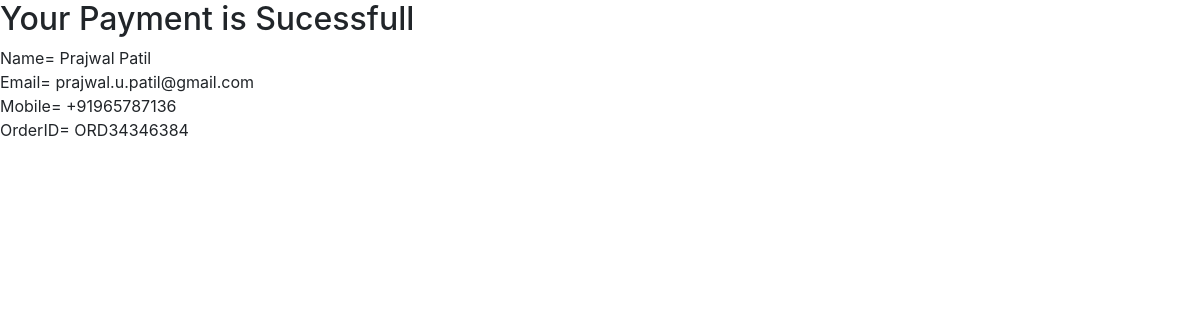
The app's page /reciept.php?id=ORD34346384 with its own data.
### tables this page shows
CREATE TABLE `bookingtable` (
  `bookingID` int(11) NOT NULL,
  `movieID` int(11) DEFAULT NULL,
  `bookingTheatre` varchar(100) NOT NULL,
  `bookingType` varchar(100) DEFAULT NULL,
  `bookingDate` varchar(50) NOT NULL,
  `bookingTime` varchar(50) NOT NULL,
  `bookingFName` varchar(100) NOT NULL,
  `bookingLName` varchar(100) DEFAULT NULL,
  `bookingPNumber` varchar(12) NOT NULL,
  `bookingEmail` varchar(255) NOT NULL,
  `ORDERID` varchar(255) NOT NULL
);

### reciept.php (the view, shortened to what this page needs)
<!doctype html>
<html lang="en">
<head>
	<link rel="stylesheet" href="https://stackpath.bootstrapcdn.com/bootstrap/4.4.1/css/bootstrap.min.css">
</head>
<body>
	<div id="printableArea">
		<?php
		$conn = mysqli_connect("localhost", "root", "");
		$qry = "select * from bookingtable where ORDERID = '" . $_GET['id'] . "'";
		$result = mysqli_query($conn, $qry);
		while ($row = mysqli_fetch_assoc($result)) {
			echo "<h2>Your Payment is Sucessfull</h2>";
			echo "Name= " . $row['bookingFName'] . "&nbsp;" . $row['bookingLName']. "<br>";
			echo "Email= " . $row['bookingEmail'] . "<br>";
			echo "Mobile= " . $row['bookingPNumber'] . "<br>";
			echo "OrderID= " . $row['ORDERID'] . "<br>";
		}
		?>
	</div>
	<br>
</body>
</html>

### records on screen
bookingtable: bookingFName "Prajwal", bookingLName "Patil", bookingEmail "prajwal.u.patil@gmail.com", bookingPNumber "+91965787136", ORDERID "ORD34346384"
